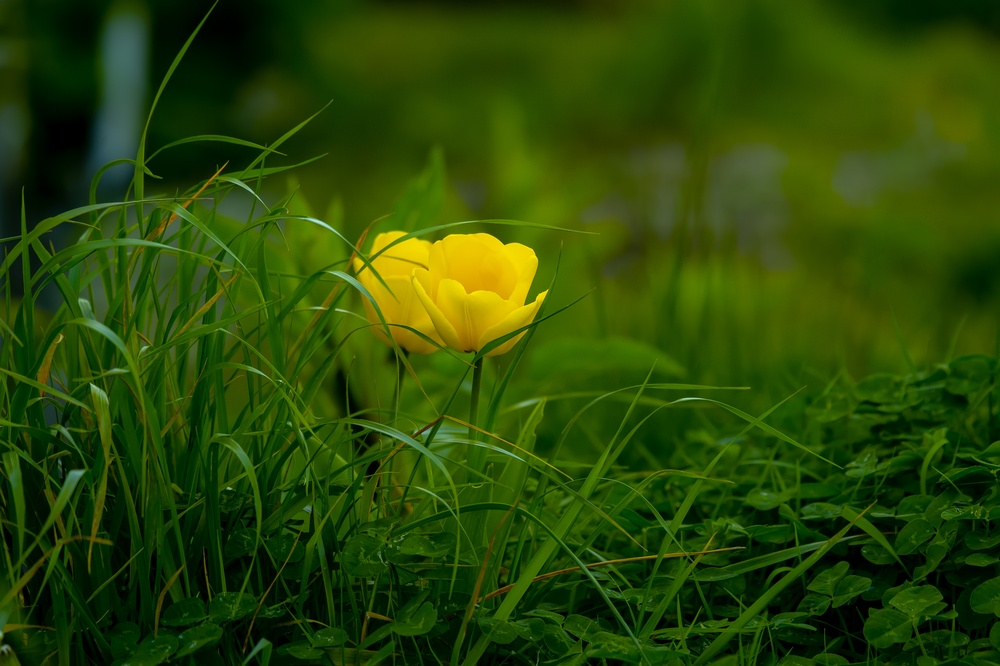
#> input picture test.jpg, 1000 x 666 px, shrunk from 4928 x 3280 before the run
$ python estimation.py
#> lines starting #> are read from the running program, lines starting #| are printed output that depends on the picture
### grayscaleadt.py
"""
GrayscaleADT module.
"""

import numpy as np

from PIL import Image, ImageOps
from lzw import LZW

class GrayscaleImage:
    """
    Represents a grayscale image.
    """
    def __init__(self, nrows: int, ncols: int):
        self.nrows = nrows
        self.ncols = ncols
        self.image_grayscale = np.zeros((nrows, ncols), dtype=np.uint8)

        self.lzw_instance = LZW()

    def __str__(self):
        return str(self.image_grayscale)

    def from_file(self, filename: str, shape_overwrite: bool = False):
        """
        Reads the image from the file and stores it in the ADT.
        """
        image = Image.open(filename)
        image_grayscale = ImageOps.grayscale(image)

        if shape_overwrite:
            self.ncols, self.nrows = image_grayscale.size
            self.image_grayscale = np.zeros((self.nrows, self.ncols), dtype=np.uint8)

        self._load_to_array_2d(image_grayscale)

    def to_file(self, filename: str):
        """
        Writes the image stored in the ADT to the file.
        """
        image = Image.fromarray(self.image_grayscale)
        image.convert("RGB").save(filename)

    def _load_to_array_2d(self, pil_image: Image) -> np.array:
        """
        Converts a PIL Image object to a 2D array.
        """
        for i in range(self.nrows):
            for j in range(self.ncols):
                try:
                    self.image_grayscale[i, j] = pil_image.getpixel((j, i))
                except IndexError:
                    ...

    def lzw_compression(self, dest: str) -> tuple[int, int]:
        """
        Compresses the image using the LZW algorithm.
        """
        compressed = self.lzw_instance.compress(self.image_grayscale.flatten())
        LZW.to_file(compressed, dest)

        return len(compressed), 2

    # [28 lines left out: functions lzw_decompression, getitem, setitem, clear, not called in this run]

    def width(self) -> int:
        """
        Returns the number of columns in the image.
        """
        return self.ncols

    def height(self) -> int:
        """
        Returns the number of rows in the image.
        """
        return self.nrows

### lzw.py
"""
LZW algorithm implementation.
"""

class LZW:
    """
    LZW algorithm implementation.
    """
    def __init__(self):
        self._init_dictinary = {chr(i): i for i in range(256)}

    def compress(self, data: list[int]) -> list[int]:
        """
        Compress data using LZW algorithm.
        """
        dictionary = self._init_dictinary.copy()
        result = []
        word = ""

        for char in data:
            wordc = word + chr(char)

            if wordc in dictionary:
                word = wordc
            else:
                result.append(dictionary[word])
                if len(dictionary) < 65530:
                    dictionary[wordc] = len(dictionary)
                word = chr(char)

        if word:
            result.append(dictionary[word])

        return result

    # [23 lines left out: function decompress, not called in this run]

    @staticmethod
    def to_file(compressed: list[int], path: str):
        """
        Write data to file.
        """
        with open(path, "wb") as fpointer:
            for code in compressed:
                fpointer.write(code.to_bytes(2, byteorder="big"))

    # [15 lines left out: function from_file, not called in this run]

### estimation.py
"""
Module to esmitate compression ratio of LZW algorithm.
"""

from grayscaleadt import GrayscaleImage

def main(image_path: str):
    """
    Main function.
    """
    image = GrayscaleImage(0, 0)

    try:
        image.from_file(image_path, shape_overwrite=True)
        image.to_file("output.png")
    except FileNotFoundError:
        print("File not found.")
        exit(1)

    size, code_size = image.lzw_compression("test.lzw")

    print(f"Compressed Size: {size * code_size} bytes")
    print(f"Original size: {image.height() * image.width()} bytes")

if __name__ == "__main__":
    image_path = input("Enter image path: ")
#> the answer given: test.jpg
    main(image_path)
#> in from_file, image is the input picture: PIL image 1000x666 RGB; mean R, G, B 41.8, 71.4, 5.5
#> in from_file, `image_grayscale = ImageOps.grayscale(image)`:
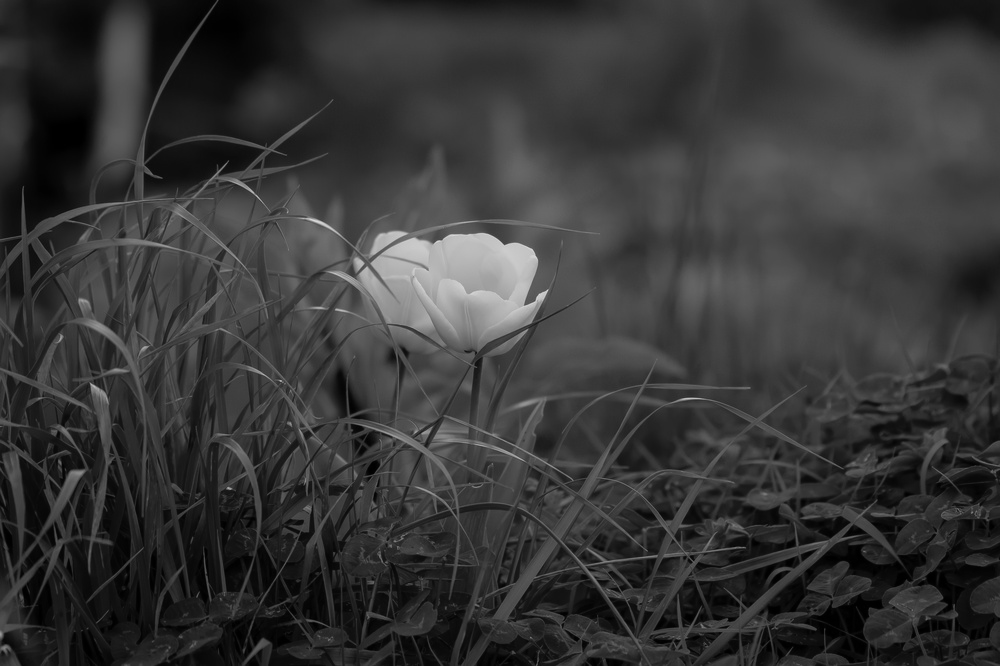
#> image_grayscale: PIL image 1000x666 L; min 0, max 220, mean 55
#> the loop in compress, `for char in data:` made 666000 passes
#> (char, wordc, word) on passes 1 to 12: (50, '2', '2'), (49, '21', '1'), (49, '11', '1'), (47, '1/', '/'), (46, '/.', '.'), (44, '.,', ','), (43, ',+', '+'), (42, '+*', '*'), (42, '**', '*'), (41, '*)', ')'), (39, ")'", "'"), (39, "''", "'")
#> char on passes 22, 23, 24, 26, 27, 28: 30, 28, 27, 24, 22, 22
#> after the loop in compress, `for char in data:`: dictionary = 65530 items; result = 215087 items
#> in lzw_compression, `compressed = self.lzw_instance.compress(self.image_grayscale.flatten())`: compressed = 215088 items
#> the loop in to_file, `for code in compressed:` made 215088 passes
#> code on passes 1 to 3: 50, 49, 49
#> in main, `size, code_size = image.lzw_compression("test.lzw")`: size = 215088; code_size = 2
#| Compressed Size: 430176 bytes
